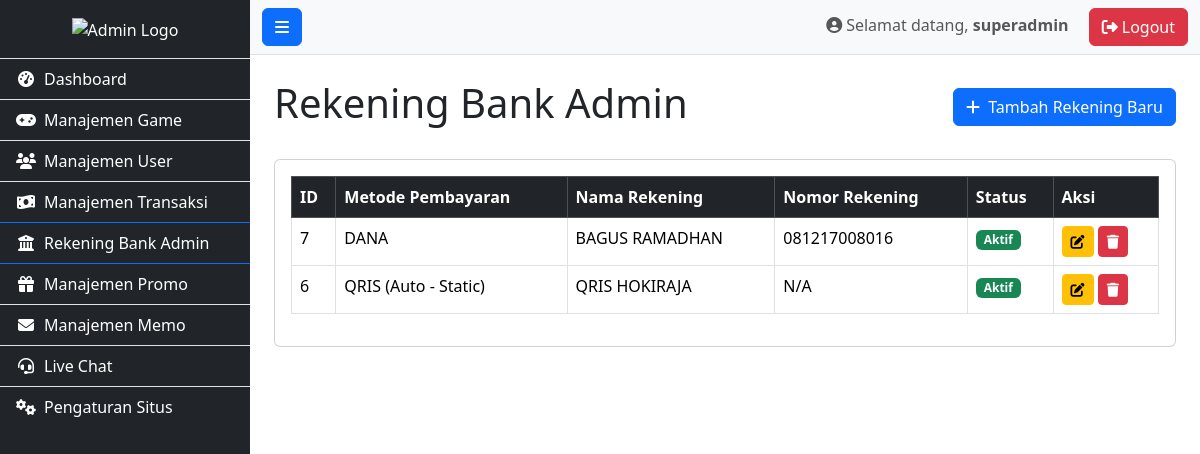
Screenshot of /admin/manage_accounts.php (signed in) with the database file from the repository.
### tables this page shows
CREATE TABLE `admin_deposit_accounts` (
  `id` int(11) NOT NULL,
  `method_code` varchar(20) NOT NULL COMMENT 'Kode metode (BCA, DANA, dll) dari payment_methods',
  `account_name` varchar(100) NOT NULL COMMENT 'Nama pemilik rekening admin',
  `account_number` varchar(50) NOT NULL COMMENT 'Nomor rekening/ID e-wallet admin',
  `min_deposit` decimal(15,2) NOT NULL DEFAULT 10000.00,
  `max_deposit` decimal(15,2) DEFAULT NULL,
  `is_active` tinyint(1) NOT NULL DEFAULT 1,
  `created_at` timestamp NOT NULL DEFAULT current_timestamp(),
  `updated_at` timestamp NOT NULL DEFAULT current_timestamp() ON UPDATE current_timestamp(),
  `qris_image_url` varchar(255) DEFAULT NULL COMMENT 'URL gambar QRIS jika akun ini untuk QRIS'
);

CREATE TABLE `payment_methods` (
  `id` int(11) NOT NULL,
  `method_name` varchar(100) NOT NULL COMMENT 'Nama lengkap metode, cth: Bank Central Asia',
  `method_code` varchar(20) NOT NULL COMMENT 'Kode singkat unik, cth: BCA',
  `method_type` enum('Bank','E-Wallet','Virtual Account','Pulsa') NOT NULL COMMENT 'Jenis metode pembayaran',
  `logo` varchar(255) DEFAULT NULL COMMENT 'Nama file logo',
  `min_length` int(2) DEFAULT 8,
  `max_length` int(2) DEFAULT 16,
  `is_active` tinyint(1) NOT NULL DEFAULT 1 COMMENT '1 = Aktif, 0 = Tidak Aktif'
);

### admin/manage_accounts.php (the view, shortened to what this page needs)
<?php
$page_title = "Rekening Bank Admin";
require_once 'includes/header.php';
require_once 'includes/sidebar.php';
$accounts_query = "
    SELECT
        ada.id,
        ada.account_name,
        ada.account_number,
        pm.method_name,
        ada.is_active
    FROM admin_deposit_accounts ada
    JOIN payment_methods pm ON ada.method_code = pm.method_code
    ORDER BY ada.id DESC
";
$accounts_result = $conn->query($accounts_query);
?>
<div class="d-flex justify-content-between align-items-center mb-4">
    <h1><?php echo $page_title; ?></h1>
    <a href="edit_account.php" class="btn btn-primary">
        <i class="fas fa-plus me-1"></i> Tambah Rekening Baru
    </a>
</div>
<div class="card">
    <div class="card-body">
        <div class="table-responsive">
            <table class="table table-bordered table-hover">
                <thead class="table-dark">
                    <tr>
                        <th>ID</th>
                        <th>Metode Pembayaran</th>
                        <th>Nama Rekening</th>
                        <th>Nomor Rekening</th>
                        <th>Status</th>
                        <th>Aksi</th>
                    </tr>
                </thead>
                <tbody>
                    <?php if ($accounts_result->num_rows > 0): ?>
                        <?php while ($row = $accounts_result->fetch_assoc()): ?>
                            <tr>
                                <td><?php echo $row['id']; ?></td>
                                <td><?php echo htmlspecialchars($row['method_name']); ?></td>
                                <td><?php echo htmlspecialchars($row['account_name']); ?></td>
                                <td><?php echo htmlspecialchars($row['account_number']); ?></td>
                                <td>
                                    <?php if ($row['is_active']): ?>
                                        <span class="badge bg-success">Aktif</span>
                                    <?php else: ?>
                                        <span class="badge bg-danger">Tidak Aktif</span>
                                    <?php endif; ?>
                                </td>
                                <td>
                                    <a href="edit_account.php?id=<?php echo $row['id']; ?>" class="btn btn-sm btn-warning">
                                        <i class="fas fa-edit"></i>
                                    </a>
                                    <a href="delete_account.php?id=<?php echo $row['id']; ?>" class="btn btn-sm btn-danger" onclick="return confirm('Apakah Anda yakin ingin menghapus rekening ini?');">
                                        <i class="fas fa-trash"></i>
                                    </a>
                                </td>
                            </tr>
                        <?php endwhile; ?>
                    <?php else: ?>
                        <tr>
                            <td colspan="6" class="text-center">Belum ada rekening yang ditambahkan.</td>
                        </tr>
                    <?php endif; ?>
                </tbody>
            </table>
        </div>
    </div>
</div>
<?php
require_once 'includes/footer.php';
?>

### rows the page displays
admin_deposit_accounts: id "7", payment_methods.method_name "DANA", account_name "BAGUS RAMADHAN", account_number "081217008016", is_active "Aktif"
admin_deposit_accounts: id "6", payment_methods.method_name "QRIS (Auto - Static)", account_name "QRIS HOKIRAJA", account_number "N/A", is_active "Aktif"

### other values shown
$_SESSION['admin_username'] "superadmin"
$page_title "Rekening Bank Admin"
